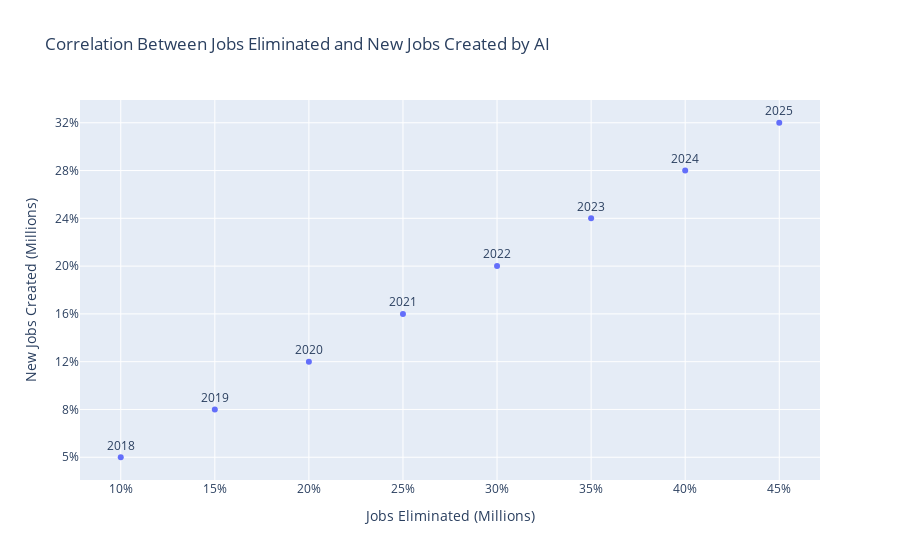

Notebook source saved alongside this figure:
### Markdown cell above
Tỷ Lệ Chấp Nhận AI: Tăng từ 10% năm 2018 lên 63% vào năm 2025

Tổ Chức Sử Dụng AI: Tỷ lệ các tổ chức sử dụng AI tăng từ 35% năm 2018 lên 55% vào năm 2025.

### Code cell
# Biểu đồ thể hiện tương quan giữa công việc bị loại bỏ và công việc mới tạo bởi AI
fig = px.scatter(data,
                 x='Estimated Jobs Eliminated by AI (millions)',
                 y='Estimated New Jobs Created by AI (millions)',
                 text='Year',
                 labels={
                     'Estimated Jobs Eliminated by AI (millions)': 'Jobs Eliminated (Millions)',
                     'Estimated New Jobs Created by AI (millions)': 'New Jobs Created (Millions)'
                 },
                 title='Correlation Between Jobs Eliminated and New Jobs Created by AI')
fig.update_traces(textposition='top center')

### Figure 1 — Plotly figure (JSON) as saved in the notebook; plotly's stock layout.template omitted (floating-point values rounded to 4 significant figures)
{"data": [{"hovertemplate": "Jobs Eliminated (Millions)=%{x}<br>New Jobs Created (Millions)=%{y}<br>Year=%{text}<extra></extra>", "legendgroup": "", "marker": {"color": "#636efa", "symbol": "circle"}, "mode": "markers+text", "name": "", "orientation": "v", "showlegend": false, "text": [2018, 2019, 2020, 2021, 2022, 2023, 2024, 2025], "textposition": "top center", "type": "scatter", "x": ["10%", "15%", "20%", "25%", "30%", "35%", "40%", "45%"], "xaxis": "x", "y": ["5%", "8%", "12%", "16%", "20%", "24%", "28%", "32%"], "yaxis": "y"}], "layout": {"legend": {"tracegroupgap": 0}, "title": {"text": "Correlation Between Jobs Eliminated and New Jobs Created by AI"}, "xaxis": {"anchor": "y", "domain": [0, 1], "title": {"text": "Jobs Eliminated (Millions)"}}, "yaxis": {"anchor": "x", "domain": [0, 1], "title": {"text": "New Jobs Created (Millions)"}}}}
